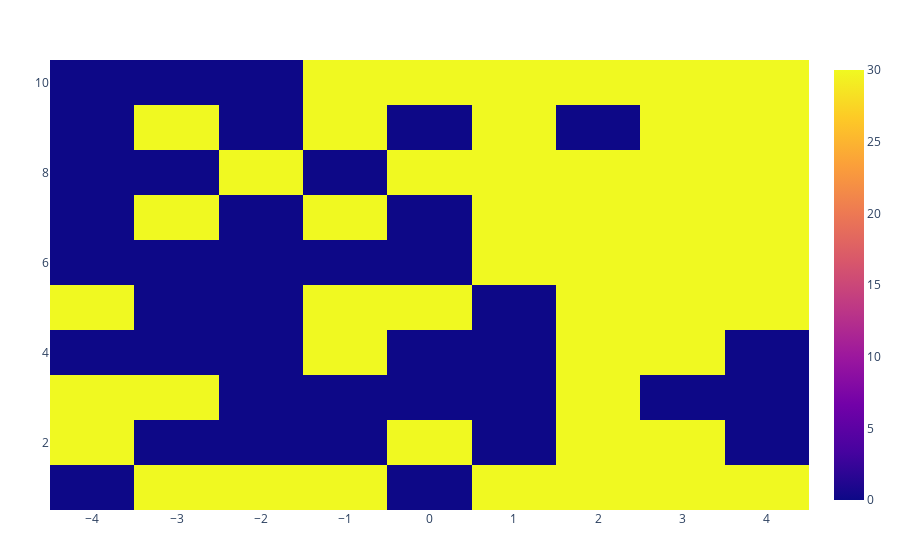

Notebook cell for this chart:
### Code cell
p = vis(policy, 5, 2)
plot(p)
#policyGraph = zeros(5,3) #turns into 5 by 3 matrix
#(xmax, ymax) = params.size

### Figure 1 — Plotly figure (JSON) as saved in the notebook; plotly's stock layout.template omitted (floating-point values rounded to 4 significant figures)
{"data": [{"transpose": true, "type": "heatmap", "x": [-4, -3, -2, -1, 0, 1, 2, 3, 4], "y": [1, 2, 3, 4, 5, 6, 7, 8, 9, 10], "z": [[0, 30, 30, 0, 30, 0, 0, 0, 0, 0], [30, 0, 30, 0, 0, 0, 30, 0, 30, 0], [30, 0, 0, 0, 0, 0, 0, 30, 0, 0], [30, 0, 0, 30, 30, 0, 30, 0, 30, 30], [0, 30, 0, 0, 30, 0, 0, 30, 0, 30], [30, 0, 0, 0, 0, 30, 30, 30, 30, 30], [30, 30, 30, 30, 30, 30, 30, 30, 0, 30], [30, 30, 0, 30, 30, 30, 30, 30, 30, 30], [30, 0, 0, 0, 30, 30, 30, 30, 30, 30]]}], "layout": {"margin": {"b": 50, "l": 50, "r": 50, "t": 60}}}
